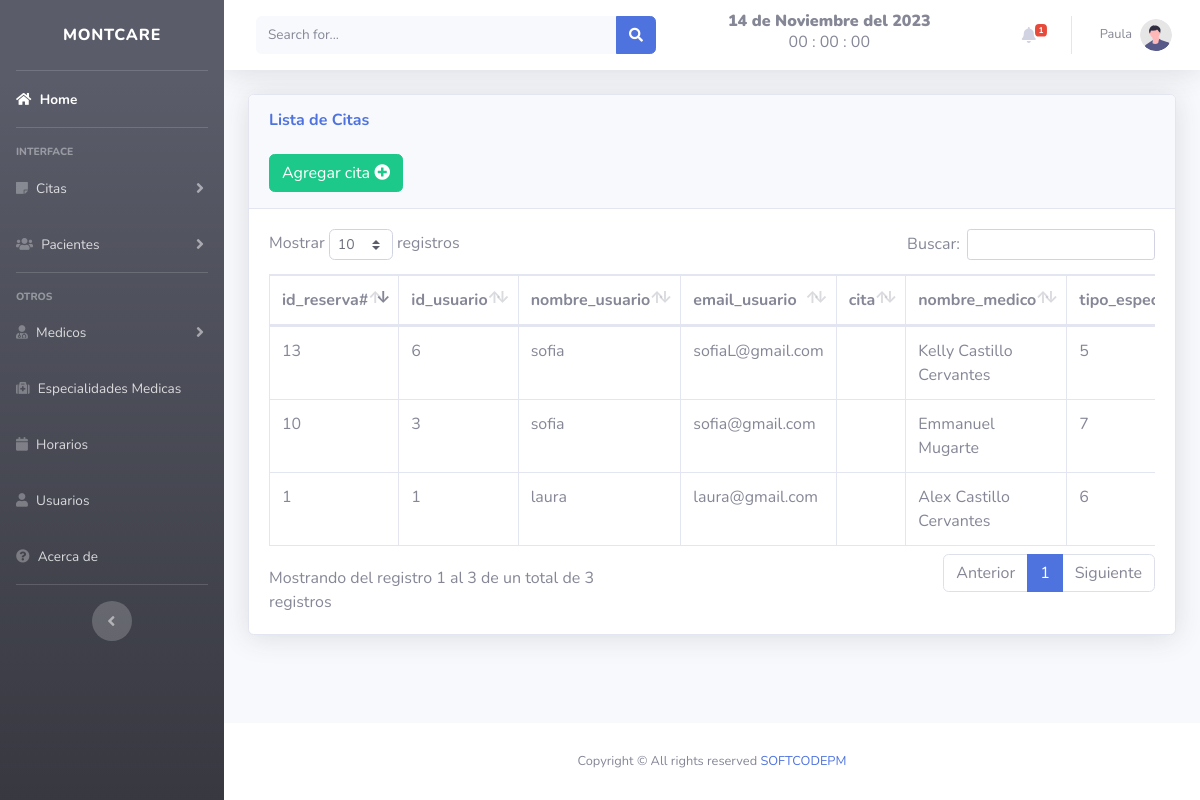
The app's page /citas-medicas/views/citas.php (signed in) with its own data.
### tables this page shows
CREATE TABLE `reservas` (
  `id_reserva` int(11) NOT NULL,
  `id_usuario` int(11) NOT NULL,
  `nombre_medico` varchar(50) NOT NULL,
  `tipo_especialista` varchar(50) NOT NULL,
  `fecha_cita` date NOT NULL,
  `hora_cita` varchar(100) NOT NULL,
  `title` varchar(100) NOT NULL,
  `start` date NOT NULL,
  `end` date NOT NULL,
  `color` varchar(50) NOT NULL,
  `fyh_creacion` datetime NOT NULL,
  `fyh_actualizacion` datetime NOT NULL
);

CREATE TABLE `usuarios` (
  `id` int(11) NOT NULL,
  `tipo_id` varchar(50) NOT NULL,
  `num_id` varchar(50) NOT NULL,
  `nombre_completo` varchar(50) NOT NULL,
  `apellidos` varchar(50) NOT NULL,
  `fecha_nacimiento` date NOT NULL,
  `email` varchar(30) NOT NULL,
  `telefono` varchar(20) NOT NULL,
  `usuario` varchar(20) NOT NULL,
  `contrasena` varchar(30) NOT NULL,
  `confirm_contra` varchar(30) NOT NULL
);

CREATE TABLE `doctor` (
  `id` int(11) NOT NULL,
  `cedula` int(50) NOT NULL,
  `nombres` varchar(50) NOT NULL,
  `especialidad` int(11) NOT NULL,
  `sexo` varchar(50) NOT NULL,
  `telefono` varchar(50) NOT NULL,
  `fecha` date NOT NULL,
  `correo` varchar(50) NOT NULL DEFAULT current_timestamp(),
  `fecha_registro` timestamp NOT NULL DEFAULT current_timestamp()
);

### citas-medicas/includes/fecha.php (called while the page is built, shortened)
<?php
	function fecha(){
		$mes = array("","Enero",
					  "Febrero",
					  "Marzo",
					  "Abril",
					  "Mayo",
					  "Junio",
					  "Julio",
					  "Agosto",
					  "Septiembre",
					  "Octubre",
					  "Noviembre",
					  "Diciembre");
		return date('d')." de ". $mes[date('n')] . " del " . date('Y');
	}
 ?>

### citas-medicas/views/citas.php (the view, shortened to what this page needs)
<!DOCTYPE html>
<html lang="en">
<head>
</head>
<?php include "../includes/header.php"; ?>
<body id="page-top">
    <div class="container-fluid">
        <div class="card shadow mb-4">
            <div class="card-header py-3">
                <h6 class="m-0 font-weight-bold text-primary">Lista de Citas</h6>
                <br>
                <button type="button" class="btn btn-success" data-toggle="modal" data-target="#citas">
                    <span class="glyphicon glyphicon-plus"></span> Agregar cita <i class="fa fa-plus-circle" aria-hidden="true"></i> </a></button>
            </div>
            <div class="card-body">
                <div class="table-responsive">
                    <table class="table table-bordered" id="dataTable" width="100%" cellspacing="0">
                        <thead>
                            <tr>
                                <th>id_reserva#</th>
                                <th>id_usuario</th>
                                <th>nombre_usuario</th>
                                <th>email_usuario</th>
                                <th>cita</th>
                                <th>nombre_medico</th>
                                <th>tipo_especialista</th>
                            </tr>
                        </thead>
                        <?php
                        include "../../php/conexion_be.php";
                        $result = mysqli_query($conexion, "SELECT *, usu.nombre_completo as nombre_completo, usu.email as email, doc.nombres as nombres FROM reservas as res INNER JOIN usuarios as usu ON usu.id = res.id_usuario INNER JOIN doctor as doc ON doc.id = res.nombre_medico");
                        while ($reservas = mysqli_fetch_assoc($result)) :
                        ?>
                            <tr>
                                <td><?php echo $reservas['id_reserva']; ?></td>
                                <td><?php echo $reservas['id_usuario']; ?></td>
                                <td><?php echo $reservas['nombre_completo']; ?></td>
                                <td><?php echo $reservas['email']; ?></td>
                                <td><?php echo $reservas['cita']; ?></td>
                                <td><?php echo $reservas['nombres']; ?></td>
                                <td><?php echo $reservas['tipo_especialista']; ?></td>
                            </tr>
                        <?php endwhile; ?>
                    </table>
                </div>
            </div>
        </div>
    </div>
    <?php include "../includes/footer.php"; ?>
</body>
</html>

### citas-medicas/includes/header.php (shortened to what this page needs)
<!DOCTYPE html>
<html lang="en">
<head>
    <link href="../vendor/fontawesome-free/css/all.min.css" rel="stylesheet" type="text/css">
    <link href="../css/sb-admin-2.min.css" rel="stylesheet">
    <link href="../vendor/datatables/dataTables.bootstrap4.min.css" rel="stylesheet">
    <link href="../vendor/datatables/dataTables.bootstrap4.min.css" rel="stylesheet">
</head>
<body id="page-top">
    <div id="wrapper">
        <ul class="navbar-nav bg-gradient-dark sidebar sidebar-dark accordion" id="accordionSidebar">
            <a class="sidebar-brand d-flex align-items-center justify-content-center" href="index.php">
                <div class="sidebar-brand-text mx-1">MontCare</div>
            </a>
            <hr class="sidebar-divider my-0">
            <li class="nav-item active">
                <a class="nav-link" href="../views/index.php">
                    <i class="fa fa-home" aria-hidden="true"></i>
                    <span>Home</span></a>
            </li>
            <hr class="sidebar-divider">
            <div class="sidebar-heading">
                Interface
            </div>
            <li class="nav-item">
                <a class="nav-link collapsed" href="#" data-toggle="collapse" data-target="#collapseTwo" aria-expanded="true" aria-controls="collapseTwo">
                    <i class="fa fa-sticky-note" aria-hidden="true"></i>
                    <span>Citas</span>
                </a>
            </li>
            <li class="nav-item">
                <a class="nav-link collapsed" href="#" data-toggle="collapse" data-target="#collapseUtilities" aria-expanded="true" aria-controls="collapseUtilities">
                    <i class="fa fa-users" aria-hidden="true"></i>
                    <span>Pacientes</span>
                </a>
            </li>
            <hr class="sidebar-divider">
            <div class="sidebar-heading">
                Otros
            </div>
            <li class="nav-item">
                <a class="nav-link collapsed" href="#" data-toggle="collapse" data-target="#collapsePages" aria-expanded="true" aria-controls="collapsePages">
                    <i class="fa fa-user-md" aria-hidden="true"></i>
                    <span>Medicos</span>
                </a>
            </li>
            <li class="nav-item">
                <a class="nav-link" href="../views/especialidades.php">
                    <i class="fa fa-medkit" aria-hidden="true"></i>
                    <span>Especialidades Medicas</span></a>
            </li>
            <li class="nav-item">
                <a class="nav-link" href="../views/horarios.php">
                    <i class="fa fa-calendar" aria-hidden="true"></i>
                    <span>Horarios</span></a>
            </li>
            <li class="nav-item">
                <a class="nav-link" href="../views/usuarios.php">
                    <i class="fa fa-user" aria-hidden="true"></i>
                    <span>Usuarios</span></a>
            </li>
            <li class="nav-item">
                <a class="nav-link" href="../views/acerca.php">
                    <i class="fa fa-question-circle" aria-hidden="true"></i>
                    <span>Acerca de</span></a>
            </li>
            <hr class="sidebar-divider d-none d-md-block">
            <div class="text-center d-none d-md-inline">
                <button class="rounded-circle border-0" id="sidebarToggle"></button>
            </div>
        </ul>
        <div id="content-wrapper" class="d-flex flex-column">
            <div id="content">
                <nav class="navbar navbar-expand navbar-light bg-white topbar mb-4 static-top shadow">
                    <form class="d-none d-sm-inline-block form-inline mr-auto ml-md-3 my-2 my-md-0 mw-100 navbar-search">
                        <div class="input-group">
                            <input type="text" class="form-control bg-light border-0 small" placeholder="Search for..." aria-label="Search" aria-describedby="basic-addon2">
                            <div class="input-group-append">
                                <button class="btn btn-primary" type="button">
                                    <i class="fas fa-search fa-sm"></i>
                                </button>
                            </div>
                        </div>
                    </form>
                    <?php include "fecha.php"; ?>
                    <center>
                        <h8 class="ml-auto"><strong><b><?php echo fecha(); ?></h8></strong></b>
                        <div class="reloj">
                            <h6><span id="tiempo">00 : 00 : 00</span></h6>
                        </div>
                    </center>
                    <ul class="navbar-nav ml-auto">
                        <li class="nav-item dropdown no-arrow mx-1">
                            <a class="nav-link dropdown-toggle" href="#" id="messagesDropdown" role="button" data-toggle="dropdown" aria-haspopup="true" aria-expanded="false">
                                <i class="fas fa-bell fa-fw"></i>
                                <span class="badge badge-danger badge-counter">1</span>
                            </a>
                        </li>
                        <li class="nav-item dropdown no-arrow">
                            <a class="nav-link dropdown-toggle" href="#" id="userDropdown" role="button" data-toggle="dropdown" aria-haspopup="true" aria-expanded="false">
                                <span class="mr-2 d-none d-lg-inline text-gray-600 small">
                                    <?php echo $_SESSION['nombre']; ?></span>
                                <img class="img-profile rounded-circle" src="../img/undraw_profile.svg">
                            </a>
                        </li>
                    </ul>
                </nav>
</body>
</html>

### citas-medicas/includes/footer.php (shortened to what this page needs)
<footer class="sticky-footer bg-white">
    <div class="container my-auto">
        <div class="copyright text-center my-auto">
            <span>Copyright &copy; All rights reserved <a href="https://softcodepm.com/" target="_blank">SOFTCODEPM</span></a>
        </div>
    </div>
</footer>

### records on screen
reservas: id_reserva "1", id_usuario "1", id_usuario.nombre_completo "laura", id_usuario.email "laura@gmail.com", doctor.nombres "Alex Castillo Cervantes", tipo_especialista "6"
reservas: id_reserva "10", id_usuario "3", id_usuario.nombre_completo "sofia", id_usuario.email "sofia@gmail.com", doctor.nombres "Emmanuel Mugarte", tipo_especialista "7"
reservas: id_reserva "13", id_usuario "6", id_usuario.nombre_completo "sofia", id_usuario.email "sofiaL@gmail.com", doctor.nombres "Kelly Castillo Cervantes", tipo_especialista "5"

### other values on screen
fecha() "14 de Noviembre del 2023"
$_SESSION['nombre'] "Paula"
